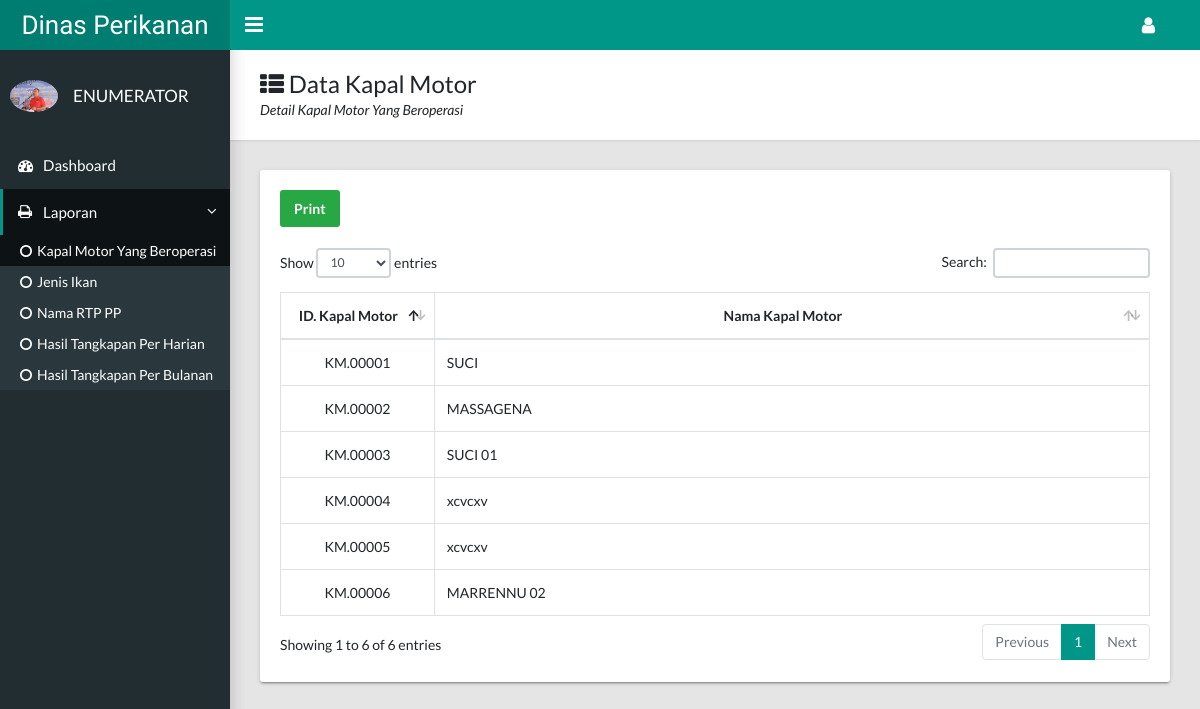
Page /docs/enumerator/lap_km.php (signed in) on the committed database.
### tables this page shows
CREATE TABLE `km` (
  `id_km` varchar(12) NOT NULL,
  `nama_km` varchar(50) DEFAULT NULL
);

### docs/enumerator/lap_km.php (the view, shortened to what this page needs)
  <?php
 if (empty($_SESSION['user']) AND empty($_SESSION['pwd'])){
  echo "<link href='style.css' rel='stylesheet' type='text/css'>
  <center>Untuk mengakses modul, Anda harus login <br>";
  echo "<a href=login.php><b>LOGIN</b></a></center>";
}
else {
?>
<!DOCTYPE html>
<html lang="en">
  <head>
    <link rel="stylesheet" type="text/css" href="css/main.css">
    <link rel="stylesheet" type="text/css" href="https://maxcdn.bootstrapcdn.com/font-awesome/4.7.0/css/font-awesome.min.css">
  </head>
  <body class="app sidebar-mini rtl">
    <header class="app-header"><a class="app-header__logo" href="index.html">Dinas Perikanan</a>
      <a class="app-sidebar__toggle" href="#" data-toggle="sidebar" aria-label="Hide Sidebar"></a>
      <ul class="app-nav">
        <li class="dropdown"><a class="app-nav__item" href="#" data-toggle="dropdown" aria-label="Open Profile Menu"><i class="fa fa-user fa-lg"></i></a>
        </li>
      </ul>
    </header>
    <aside class="app-sidebar">
      <div class="app-sidebar__user"><img class="app-sidebar__user-avatar" src="../foto/2.jpg" alt="User Image" width="48" left="48">
        <div>
          <p class="app-sidebar__user-name">ENUMERATOR</p>
        </div>
      </div>
      <ul class="app-menu">
      <li><a class="app-menu__item" href="dasbord.php"><i class="app-menu__icon fa fa-dashboard"></i><span class="app-menu__label">Dashboard</span></a></li>
        <li class="treeview is-expanded"><a class="app-menu__item" href="#" data-toggle="treeview"><i class="app-menu__icon fa fa-print"></i><span class="app-menu__label">Laporan</span><i class="treeview-indicator fa fa-angle-right"></i></a>
          <ul class="treeview-menu">
          <li><a class="treeview-item active" href="lap_km.php"><i class="icon fa fa-circle-o"></i> Kapal Motor Yang Beroperasi</a></li>
          <li><a class="treeview-item " href="lap_ikan.php"><i class="icon fa fa-circle-o"></i> Jenis Ikan</a></li>
           <li><a class="treeview-item " href="lap_rtp.php"><i class="icon fa fa-circle-o"></i> Nama RTP PP</a></li>
              <li><a class="treeview-item " href="lap_harian.php"><i class="icon fa fa-circle-o"></i> Hasil Tangkapan Per Harian</a></li>
            <li><a class="treeview-item" href="lap_bulanan.php"><i class="icon fa fa-circle-o"></i> Hasil Tangkapan Per Bulanan</a></li>
          </ul>
        </li>
      </ul>
    </aside>
    <main class="app-content">
      <div class="app-title">
        <div>
          <h1><i class="fa fa-th-list"></i> Data Kapal Motor</h1>
          <p>Detail Kapal Motor Yang Beroperasi</p>
        </div>
      </div>
      <div class="row">
        <div class="col-md-12">
          <div class="tile">
            <div class="tile-body">
             <form action="" method="post">
               <a href="../lap_km.php" class="btn btn-success">Print</a>
            </form>
              <table class="table table-hover table-bordered" id="sampleTable">
                <br>
            <thead>
                <tr>
                    <th width="5%"><div align="center">ID. Kapal Motor </div></th>
                    <th width="35%"><div align="center">Nama Kapal Motor</div></th>
                </tr>
            </thead>
            <tbody>
                <?php
                          include "../koneksi.php";
                             $sql = mysqli_query($koneksi, "SELECT * FROM km");
                              while ($tampil = mysqli_fetch_array($sql)) {
                               ?>
                                <tr>
                                 <td align="center"><span class="style1"><?php echo $tampil['id_km'] ?></span></td>
                                  <td ><span class="style1"><?php echo $tampil['nama_km'] ?></span></td>
                                  <?php  }  ?>
                            </table>
  </body>
</html>
<?php } ?>

### rows in the picture
km: id_km "KM.00001", nama_km "SUCI"
km: id_km "KM.00002", nama_km "MASSAGENA"
km: id_km "KM.00003", nama_km "SUCI 01"
km: id_km "KM.00004", nama_km "xcvcxv"
km: id_km "KM.00005", nama_km "xcvcxv"
km: id_km "KM.00006", nama_km "MARRENNU 02"
